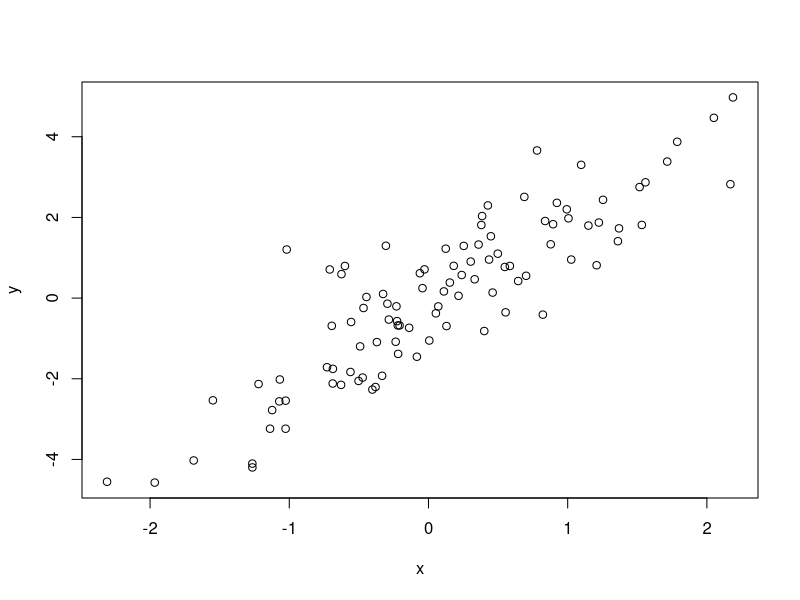
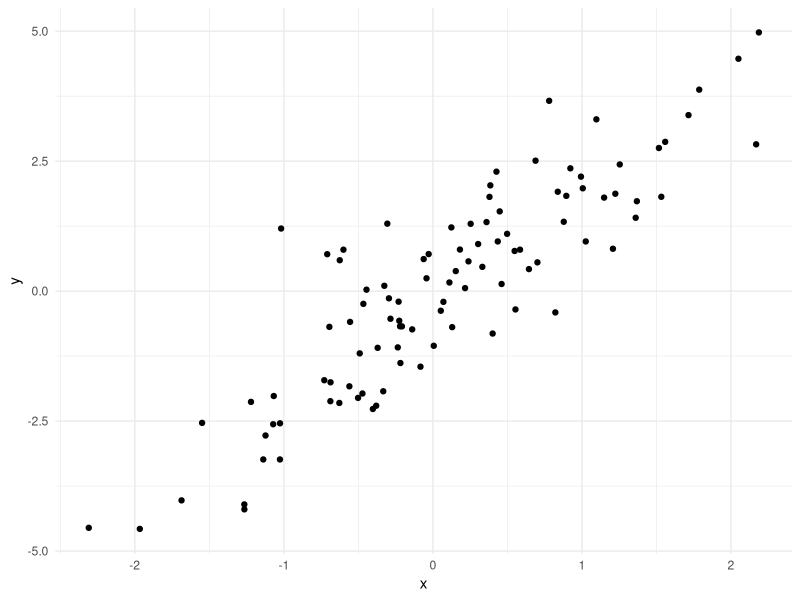
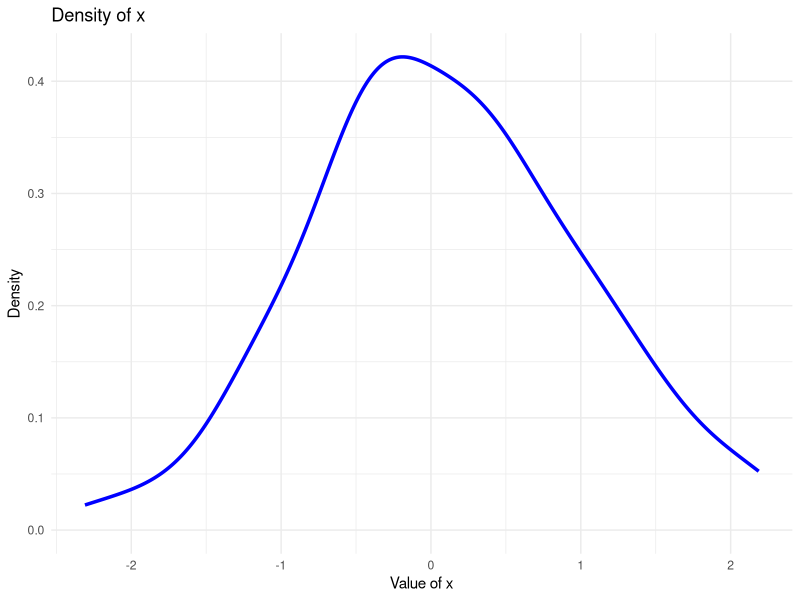
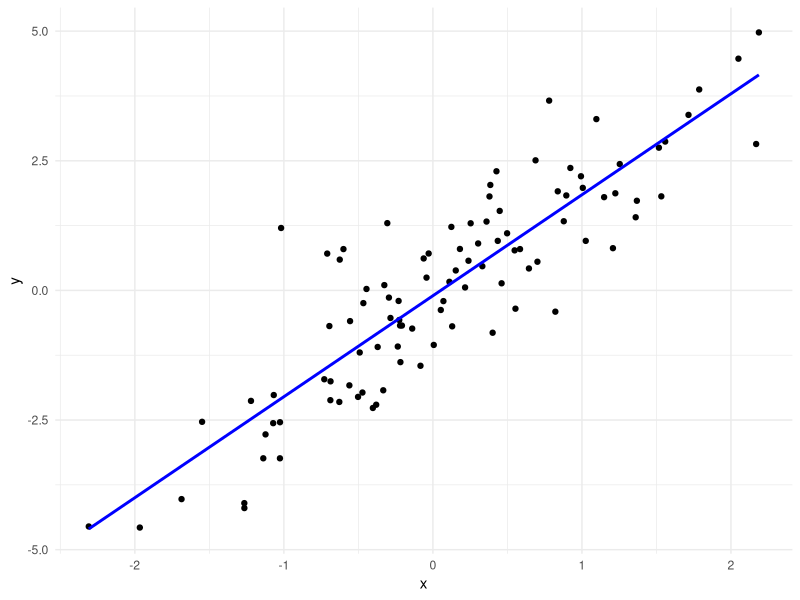
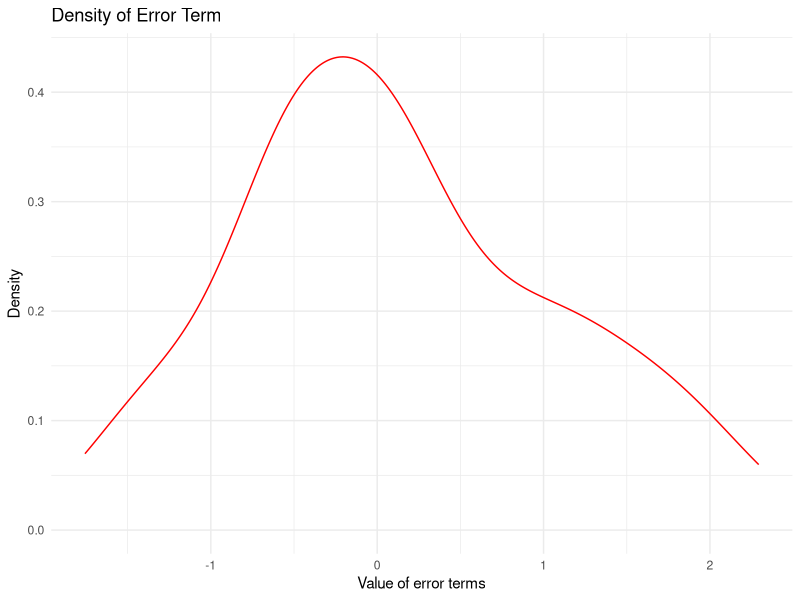
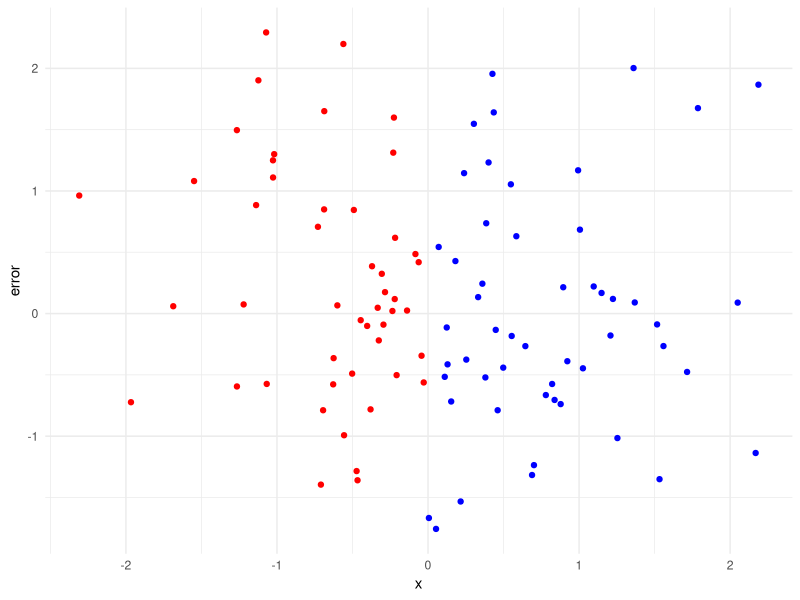
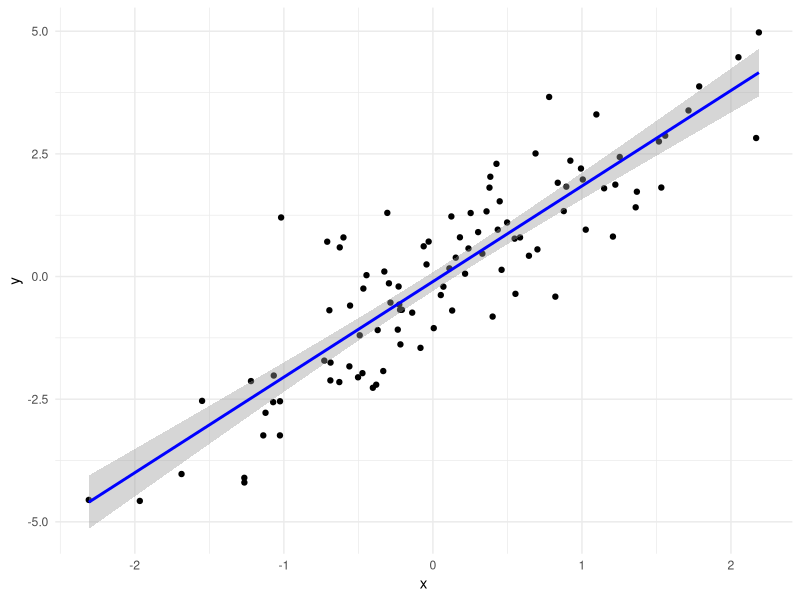
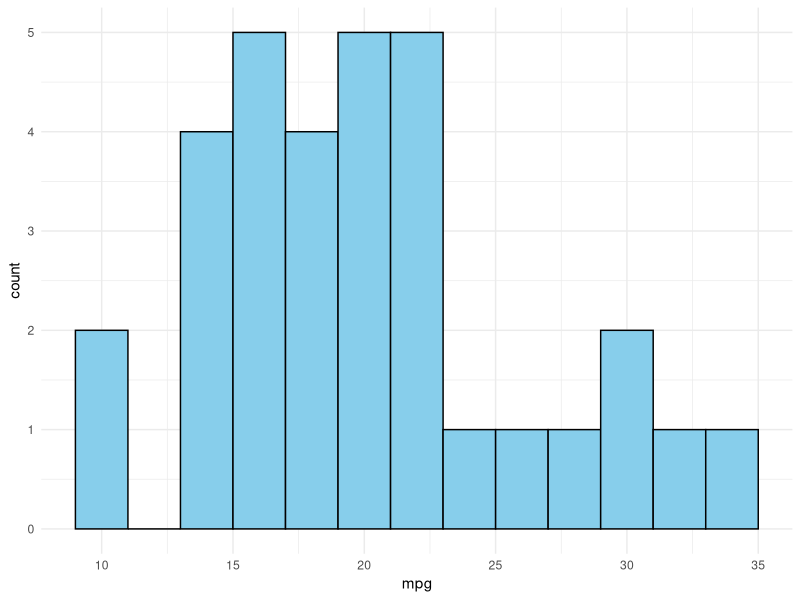

R code for these plots, in order:
## ---- chunk 1
set.seed(123) # Setting seed for reproducibility

x <- rnorm(100) # Generate 100 random numbers from a standard normal distribution
y <- 2*x + rnorm(100) # Linear relationship with some random noise
error <- rnorm(100) # Error term

# plot(x)
# plot(y)
# plot(error)
plot(x, y)
## ---- chunk 2
library(ggplot2)

# Basic scatter plot of x against y
ggplot(data.frame(x=x, y=y), aes(x=x, y=y)) +
  geom_point() +
  theme_minimal()
## ---- chunk 3
ggplot(data.frame(x=x), aes(x=x)) +
  geom_density(color="blue", size=1.2) +
  theme_minimal() +
  labs(title="Density of x", x="Value of x", y="Density")
## ---- chunk 4
# Fit a linear model
model <- lm(y ~ x)

# Plot the data along with the regression line
ggplot(data.frame(x=x, y=y), aes(x=x, y=y)) +
  geom_point() +
  geom_smooth(method="lm", se=FALSE, color="blue") + # Regression line
  theme_minimal()
## ---- chunk 5
ggplot(data.frame(x=error), aes(x=error)) +
  geom_density(color="red", size=0.5) +
  theme_minimal() +
  labs(title="Density of Error Term", x="Value of error terms", y="Density")
## ---- chunk 6
library(ggplot2)

# Basic scatter plot of x against error
ggplot(data.frame(x=x, y=error), aes(x=x, y=error)) +
  geom_point(aes(color = ifelse(x > 0, "blue", "red"))) +
  scale_color_identity() +
  theme_minimal()
## ---- chunk 7
# Fit a linear model
model <- lm(y ~ x)

# Plot the data along with the regression line
ggplot(data.frame(x=x, y=y), aes(x=x, y=y)) +
  geom_point() +
  geom_smooth(method="lm", se=TRUE, color="blue") + # Regression line
  theme_minimal()
## ---- chunk 8
# Histogram of mpg (miles per gallon)
ggplot(mtcars, aes(x=mpg)) +
  geom_histogram(binwidth=2, fill="skyblue", color="black") +
  theme_minimal()
## ---- chunk 9
# Boxplot of mpg by number of gears
ggplot(mtcars, aes(x=as.factor(gear), y=mpg)) +
  geom_boxplot() +
  theme_minimal()
## ---- chunk 10
# Scatter plot of mpg vs. wt, faceted by number of gears
ggplot(mtcars, aes(x=wt, y=mpg)) +
  geom_point(aes(color=as.factor(gear))) +
  facet_wrap(~gear) +
  theme_minimal()
## ---- chunk 11
library(ggplot2)

# Histogram of hp (Horsepower)
ggplot(mtcars, aes(x=hp)) +
  geom_histogram(binwidth=10, fill="lightgreen", color="darkgreen") +
  theme_minimal() +
  labs(title="Histogram of Horsepower", x="Horsepower (hp)", y="Frequency")
## ---- chunk 12
# Boxplot of mpg by number of carburetors
ggplot(mtcars, aes(x=as.factor(carb), y=mpg)) +
  geom_boxplot(fill="lightcoral", outlier.color="darkred") +
  theme_minimal() +
  labs(title="Boxplot of MPG by Number of Carburetors", x="Number of Carburetors", y="Miles per Gallon (mpg)")
## ---- chunk 13
# Scatter plot of drat vs. qsec, faceted by number of cylinders
ggplot(mtcars, aes(x=drat, y=qsec)) +
  geom_point(aes(color=as.factor(vs), shape=as.factor(vs))) +
  facet_wrap(~cyl) +
  theme_minimal() +
  labs(title="Scatter Plot of Rear Axle Ratio vs. Quarter Mile Time", 
       x="Rear Axle Ratio (drat)", 
       y="Quarter Mile Time (qsec)")
